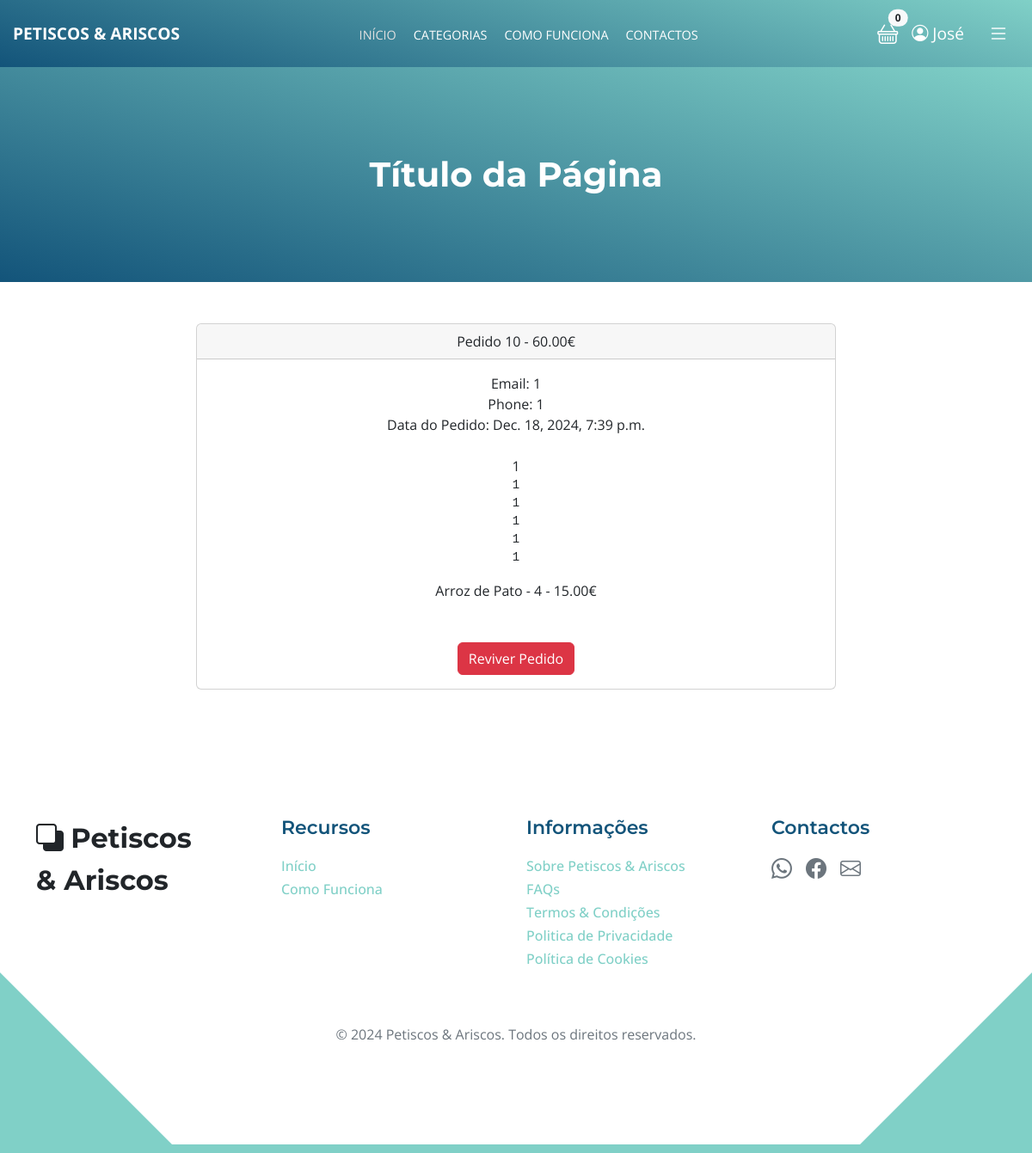
Page /pagamentos/pedidos/10 (signed in) on the earlier database version.
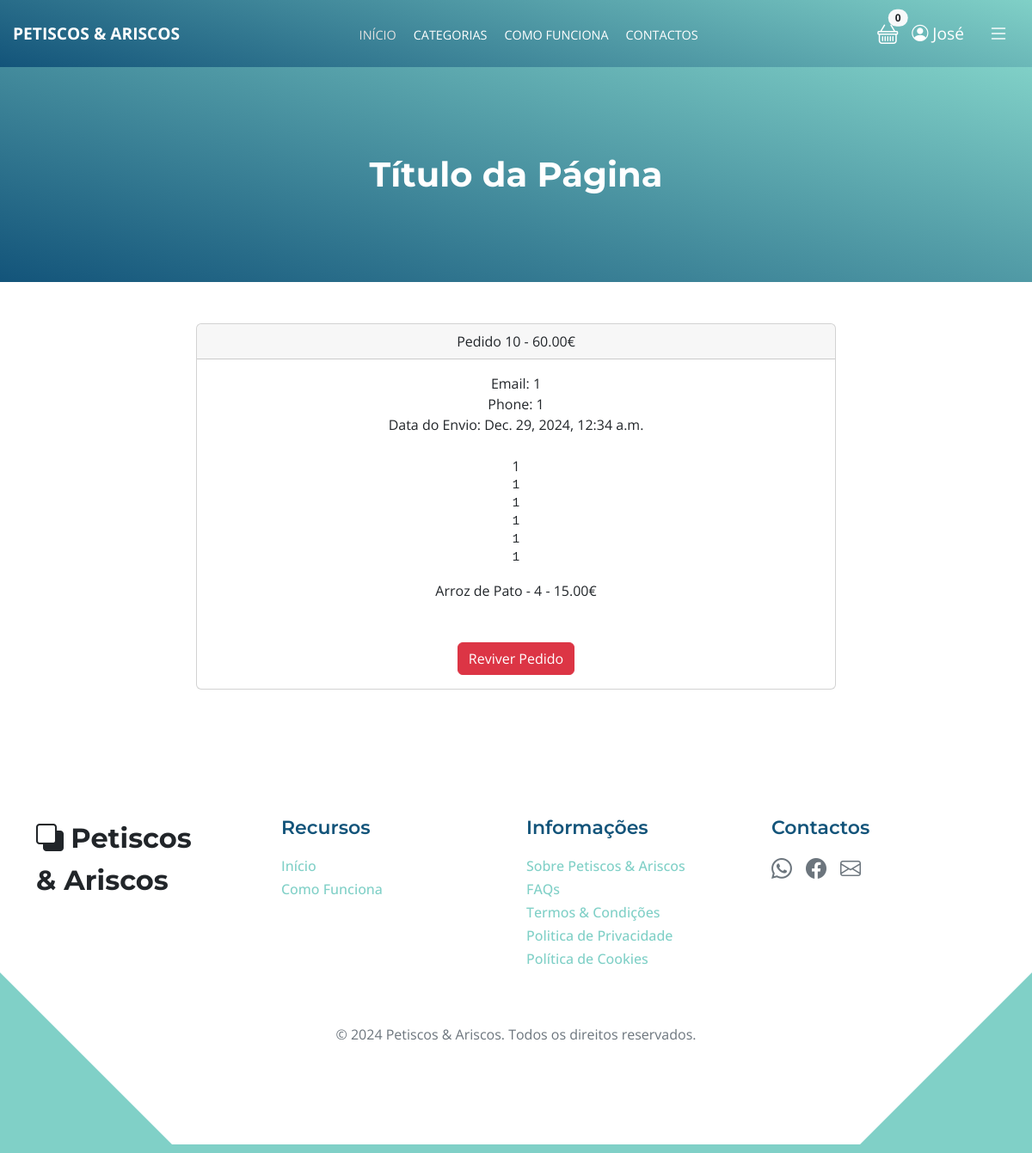
Same page on the later database version.
### pagamentos/models.py (models this page shows, shortened)
class Order(models.Model):
    user = models.ForeignKey(User, on_delete=models.CASCADE, null=True, blank=True)
    full_name = models.CharField(max_length=250)
    email = models.EmailField(max_length=250)
    shipping_address = models.TextField(max_length=1500)
    phone = models.CharField(max_length=200, null=True, blank=True)
    amount_paid = models.DecimalField(max_digits=10, decimal_places=2)
    date_ordered = models.DateTimeField(auto_now_add=True)
    shipped = models.BooleanField(default=False)
    date_shipped = models.DateTimeField(blank=True, null=True)

class OrderItem(models.Model):
    order = models.ForeignKey(Order, on_delete=models.CASCADE, null=True)
    product = models.ForeignKey(Product, on_delete=models.CASCADE, null=True)
    user = models.ForeignKey(User, on_delete=models.CASCADE, null=True, blank=True)
    quantity = models.PositiveBigIntegerField(default=1)
    price = models.DecimalField(max_digits=10, decimal_places=2)

### loja/models.py (models this page shows)
class Product(models.Model):
	name = models.CharField(max_length=100)
	price = models.DecimalField(default=0, decimal_places=2, max_digits=6)
	category = models.ForeignKey(Category, on_delete=models.CASCADE, default=1)
	description = models.CharField(max_length=250, default='', blank=True, null=True)
	image = models.ImageField(upload_to='uploads/product/')
	is_sale = models.BooleanField(default=False)
	sale_price = models.DecimalField(default=0, decimal_places=2, max_digits=6)
	def __str__(self):
		return self.name

### pagamentos/views.py (the view, shortened to what this page needs)
# urls.py: path('pedidos/<int:pk>', views.orders, name='orders'),
def orders(request, pk):
    if request.user.is_authenticated and request.user.is_superuser:
        order = Order.objects.get(id=pk)
        items = OrderItem.objects.filter(order=pk)
        return render(request, 'payment/orders.html', {'order':order, 'items':items})
    else:
        messages.error(request, ("Acesso Negado!"))
        return redirect('home')

### carrinho/cart.py (called while the page is built)
	def __len__(self):
		return len(self.cart)

### carrinho/context_processors.py (called while the page is built)
def cart(request):
	return {'cart': Cart(request)}

### loja/context_processors.py (called while the page is built)
def categories_context(request):
    desired_order = ['Entradas', 'Saladas', 'Carnes', 'Peixes', 'Tabuas', 'Tartes', 'Sobremesas']
    categories = sorted(
        Category.objects.all(),
        key=lambda x: desired_order.index(x.name) if x.name in desired_order else len(desired_order)
    )
    return {'categories': categories}

### pagamentos/templates/payment/orders.html (shortened to what this page needs)
{% extends 'base.html' %}
{% block content %}
        <div class="container">
            <div class="row">
                <center>
                    <div class="col-8">
                        <br/><br/>
                        <div class="card">
                            <div class="card-header">
                                Pedido {{ order.id }} - {{ order.amount_paid}}€
                            </div>
                            <div class="card-body">
                                Email: {{ order.email }}<br/>
                                Phone: {{ order.phone }}<br/>
                                {% if order.date_shipped %}
                                Data do Envio: {{ order.date_shipped }}
                                {% else %}
                                Data do Pedido: {{ order.date_ordered }}
                                {% endif %}
                                <br/><br/>
                                {{ order.full_name }}<br/>
                                <pre>{{ order.shipping_address }}</pre>
                                {% for item in items %}
                                    {{ item.product }} - {{ item.quantity }} - {{ item.price }}€<br/>
                                {% endfor %}
                                <br/><br/>
                                {% if not order.shipped %}
                                    <form method="POST">
                                    {% csrf_token %}
                                        <input type="hidden" name="shipping_status" value="true">
                                        <button type="Submit" class="btn btn-success">Finalizar Pedido</button>
                                    </from>
                                {% else %}
                                    <form method="POST">
                                        <button type="Submit" class="btn btn-danger">Reviver Pedido</button>
                                {% endif %}
                            </div>
                        </div>
                    </div>
                    <br/><br/>
                </center>
            </div>
        </div>
{% endblock %}

### loja/templates/base.html (shortened to what this page needs)
{% load static %}
<!DOCTYPE html>
<html lang="en">
    <head>
        <link href="https://cdn.jsdelivr.net/npm/bootstrap-icons@latest/font/bootstrap-icons.css" rel="stylesheet" />
        <link href="{% static 'css/styles.css' %}" rel="stylesheet">
        <link href="{% static 'css/template-topics.css' %}" rel="stylesheet">
        <link href="{% static 'css/customs.css' %}" rel="stylesheet">
    </head>
<body>
    {% include 'navbar.html' %}
    <header class="custom-bg-header d-flex flex-column justify-content-center align-items-center text-center">
        {% block page_title %}
        <h1 class="custom-header-title">Título da Página</h1>
        {% endblock %}
    </header>
    <main>
        {% block content %}
        {% endblock %}
    </main>
    <footer class="site-footer section-padding" id="section_5">
        <div class="container">
            <div class="row">
                <div class="col-lg-3 col-md-6 mb-4 pb-2 text-start">
                    <a class="navbar-brand mb-2" href="{% url 'home' %}">
                        <i class="bi-back"></i>
                        <span>Petiscos<br>& Ariscos</span>
                    </a>
                </div>
                <div class="col-lg-3 col-md-6 mb-4">
                    <h6 class="site-footer-title mb-3">Recursos</h6>
                    <ul class="site-footer-links list-unstyled">
                        <li class="site-footer-link-item">
                            <a href="{% url 'home' %}" class="site-footer-link">Início</a>
                        </li>
                        <li class="site-footer-link-item">
                            <a href="#section_4" class="site-footer-link">Como Funciona</a>
                        </li>
                    </ul>
                </div>
                <div class="col-lg-3 col-md-6 mb-4">
                    <h6 class="site-footer-title mb-3">Informações</h6>
                    <ul class="site-footer-links list-unstyled">
                        <li class="site-footer-link-item">
                            <a href="#" class="site-footer-link">Sobre Petiscos & Ariscos</a>
                        </li>
                        <li class="site-footer-link-item">
                            <a href="{% url 'faq' %}" class="site-footer-link">FAQs</a>
                        </li>
                        <li class="site-footer-link-item">
                            <a href="{% url 'terms_conditions' %}" class="site-footer-link">Termos & Condições</a>
                        </li>
                        <li class="site-footer-link-item">
                            <a href="{% url 'privacy_policy' %}" class="site-footer-link">Politica de Privacidade</a>
                        </li>
                        <li class="site-footer-link-item">
                            <a href="{% url 'cookies_policy' %}" class="site-footer-link">Política de Cookies</a>
                        </li>
                    </ul>
                </div>
                <div class="col-lg-3 col-md-6 mb-4">
                    <h6 class="site-footer-title mb-3">Contactos</h6>
                    <div class="d-flex gap-3">
                        <a href="https://wa.me/351917951185" target="_blank" class="text-footer-link">
                            <i class="bi-whatsapp"></i>
                        </a>
                        <a href="https://www.facebook.com/PetiscosAriscos" target="_blank" class="text-footer-link">
                            <i class="bi-facebook"></i>
                        </a>
                        <a href="mailto:angelinacorreia11@sapo.pt" class="text-footer-link">
                            <i class="bi-envelope"></i>
                        </a>
                    </div>
                </div>
            </div>
            <div class="row">
                <div class="col-12 text-center mt-4">
                    <p class="copyright-text">© 2024 Petiscos & Ariscos. Todos os direitos reservados.</p>
                </div>
            </div>
        </div>
    </footer>
</body>
</html>

### loja/templates/navbar.html (shortened to what this page needs)
{% load static %}
<nav class="new-navbar">
    <div class="container d-flex justify-content-between align-items-center">
        <a href="{% url 'home' %}" class="new-navbar-brand">Petiscos & Ariscos</a>
        <ul class="new-navbar-nav d-flex mb-0">
            <li class="new-nav-item">
                <a href="{% url 'home' %}" class="new-nav-link active">INÍCIO</a>
            </li>
            <li class="new-nav-item dropdown">
                <a href="#" class="new-nav-link dropdown-toggle" id="dropdownMenu" role="button" data-bs-toggle="dropdown" aria-expanded="false">
                    CATEGORIAS
                </a>
            </li>
            <li class="new-nav-item">
                <a href="{% url 'home' %}#section_4" class="new-nav-link">COMO FUNCIONA</a>
            </li>
            <li class="new-nav-item">
                <a href="#section_5" class="new-nav-link">CONTACTOS</a>
            </li>
        </ul>
        <div class="d-flex align-items-center gap-3">
            <div class="cart-icon position-relative">
                <a href="{% url 'cart_summary' %}" class="cart-link">
                    <i class="bi bi-basket" style="font-size: 1.5rem;"></i>
                    <span class="badge position-absolute top-0 start-100 translate-middle bg-light text-dark rounded-pill" id="cart_quantity">
                        {{ cart|length }}
                    </span>
                </a>
            </div>
            <div class="new-navbar-icons dropdown">
                <a href="#" class="dropdown-toggle no-arrow" id="userDropdown" role="button" data-bs-toggle="dropdown" aria-expanded="false">
                    <i class="bi bi-person-circle"></i>
                    {% if user.is_authenticated %}
                        {{ user.first_name|default:user.username }}
                    {% else %}
                        Conta
                    {% endif %}
                </a>
            </div>
            <button class="btn new-navbar-toggle dropdown-toggle no-arrow" id="customToggle" type="button" data-bs-toggle="dropdown" aria-expanded="false">
                <i class="bi bi-list" style="font-size: 1.5rem;"></i>
            </button>
        </div>
    </div>
</nav>

### static/css/template-topics.css (style rules this page uses)
:root { --white-color: #ffffff; --primary-color: #13547a; --secondary-color: #80d0c7; --section-bg-color: #f0f8ff; --custom-btn-bg-color: #80d0c7; --custom-btn-bg-hover-color: #13547a; --dark-color: #000000; --p-color: #717275; --border-color: #7fffd4; --link-hover-color: #13547a; --body-font-family: 'Open Sans', sans-serif; --title-font-family: 'Montserrat', sans-serif; --h1-font-size: 58px; --h2-font-size: 46px; --h3-font-size: 32px; --h4-font-size: 28px; --h5-font-size: 24px; --h6-font-size: 22px; --p-font-size: 20px; --menu-font-size: 14px; --btn-font-size: 18px; --copyright-font-size: 16px; --border-radius-large: 100px; --border-radius-medium: 20px; --border-radius-small: 10px; --font-weight-normal: 400; --font-weight-medium: 500; --font-weight-semibold: 600; --font-weight-bold: 700; }
body { background-color: var(--white-color); font-family: var(--body-font-family); }
h2, h3, h4, h5, h6 { color: var(--dark-color); }
h1, h2, h3, h4, h5, h6 { font-family: var(--title-font-family); font-weight: var(--font-weight-semibold); }
h1 { font-size: var(--h1-font-size); font-weight: var(--font-weight-bold); }
h6 { color: var(--primary-color); font-size: var(--h6-font-size); }
p { color: var(--p-color); font-size: var(--p-font-size); font-weight: var(--font-weight-normal); }
ul li { color: var(--p-color); font-size: var(--p-font-size); font-weight: var(--font-weight-normal); }
a, button { touch-action: manipulation; transition: all 0.3s; }
a { display: inline-block; color: var(--primary-color); text-decoration: none; }
.section-padding { padding-top: 100px; padding-bottom: 100px; }
.navbar-brand, .navbar-brand:hover { font-size: var(--h3-font-size); font-weight: var(--font-weight-bold); display: block; }
.navbar-brand span { font-family: var(--title-font-family); }

### static/css/customs.css (style rules this page uses)
.site-footer { border-bottom: 10px solid var(--secondary-color); position: relative; overflow: hidden; }
.site-footer::after { content: ""; position: absolute; bottom: 0; right: 0; width: 0; height: 0; border-style: solid; border-width: 0 0 200px 200px; border-color: transparent transparent var(--secondary-color) transparent; pointer-events: none; }
.site-footer::before { content: ""; position: absolute; bottom: 0; left: 0; width: 0; height: 0; border-style: solid; border-width: 200px 0 0 200px; border-color: transparent transparent transparent var(--secondary-color); pointer-events: none; }
.site-footer-title { color: var(--primary-color); }
.site-footer-links { padding-left: 0; }
.site-footer-link-item { display: block; list-style: none; line-height: normal; }
.site-footer-link { color: var(--secondary-color); font-size: var(--copyright-font-size); font-weight: var(--font-weight-medium); line-height: normal; }
.copyright-text { font-size: var(--copyright-font-size); color: #6c757d; }
.text-footer-link { color: #6c757d; text-decoration: none; font-size: 1.5rem; transition: color 0.3s ease; }
.new-navbar { background: linear-gradient(15deg, #13547a 0%, #80d0c7 100%); padding: 15px 0; position: relative; width: 100%; z-index: 1000; }
.new-navbar .container { max-width: 1200px; margin: 0 auto; padding: 0 15px; }
.new-navbar-brand { font-size: 1.2rem; font-weight: bold; color: #fff; text-decoration: none; text-transform: uppercase; }
.new-navbar-nav { list-style: none; gap: 20px; display: flex; margin: 0 auto; padding: 0; }
.new-nav-item { list-style: none; }
.new-nav-link { color: #fff; font-size: 0.9rem; text-transform: uppercase; text-decoration: none; transition: color 0.3s ease; }
.new-nav-link:hover, .new-nav-link.active { color: #e0e0e0; }
.new-navbar-icons { display: flex; gap: 15px; }
.new-navbar-icons a { color: #fff; font-size: 1.2rem; text-decoration: none; transition: color 0.3s ease; }
.new-navbar-toggle { background: none; border: none; color: white; transition: transform 0.3s ease-in-out; }
.custom-bg-header { background: linear-gradient(15deg, #13547a, #80d0c7); height: 250px; color: #fff; text-align: center; position: relative; z-index: 2; }
.custom-header-title { font-size: 2.5rem; font-weight: bold; margin: 0; }

### loja/templates/navbar.html (style rules this page uses)
.dropdown-toggle::after { display: none; }
.cart-link { color: #fff; text-decoration: none; position: relative; }
.cart-link .bi-basket { font-size: 1.5rem; }
.cart-link .badge { color: #fff; background-color: #000; }
#customToggle .bi-list { color: #fff; }

Differences in the rows shown:
changed Order id 10: date_shipped (not shown) → "Dec. 29, 2024, 12:34 a.m."; date_ordered "Dec. 18, 2024, 7:39 p.m." → (not shown)
Other differences:
text no longer shown: "Data do Pedido:"
text now shown: "Data do Envio:"
